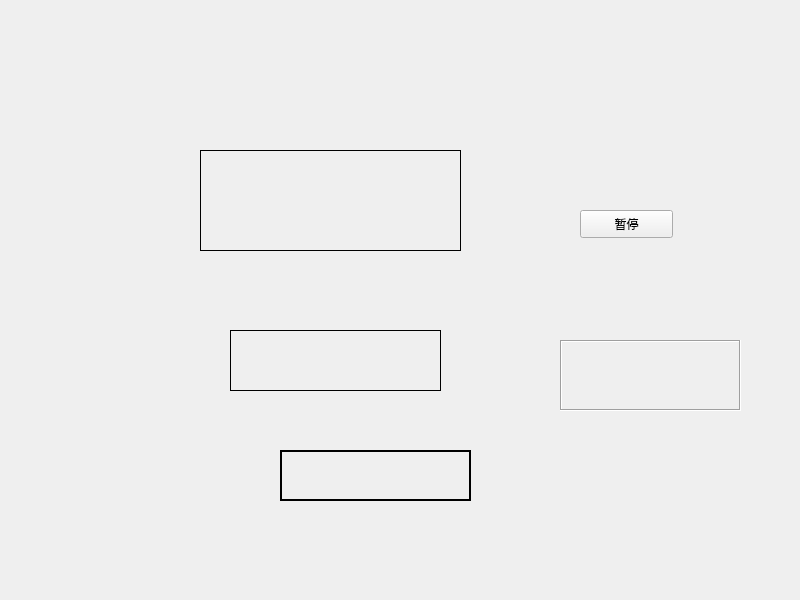
<?xml version="1.0" encoding="UTF-8"?>
<ui version="4.0">
 <class>Widget</class>
 <widget class="QWidget" name="Widget">
  <property name="geometry">
   <rect>
    <x>0</x>
    <y>0</y>
    <width>800</width>
    <height>600</height>
   </rect>
  </property>
  <property name="windowTitle">
   <string>Widget</string>
  </property>
  <widget class="myLabel" name="label">
   <property name="geometry">
    <rect>
     <x>230</x>
     <y>330</y>
     <width>211</width>
     <height>61</height>
    </rect>
   </property>
   <property name="frameShape">
    <enum>QFrame::Box</enum>
   </property>
   <property name="text">
    <string/>
   </property>
  </widget>
  <widget class="QLabel" name="label_2">
   <property name="geometry">
    <rect>
     <x>200</x>
     <y>150</y>
     <width>261</width>
     <height>101</height>
    </rect>
   </property>
   <property name="frameShape">
    <enum>QFrame::Panel</enum>
   </property>
   <property name="text">
    <string/>
   </property>
  </widget>
  <widget class="QLabel" name="label_3">
   <property name="geometry">
    <rect>
     <x>280</x>
     <y>450</y>
     <width>191</width>
     <height>51</height>
    </rect>
   </property>
   <property name="frameShape">
    <enum>QFrame::WinPanel</enum>
   </property>
   <property name="text">
    <string/>
   </property>
  </widget>
  <widget class="QLabel" name="label_4">
   <property name="geometry">
    <rect>
     <x>560</x>
     <y>340</y>
     <width>181</width>
     <height>71</height>
    </rect>
   </property>
   <property name="frameShape">
    <enum>QFrame::Box</enum>
   </property>
   <property name="frameShadow">
    <enum>QFrame::Sunken</enum>
   </property>
   <property name="text">
    <string/>
   </property>
  </widget>
  <widget class="QPushButton" name="pushButton">
   <property name="geometry">
    <rect>
     <x>580</x>
     <y>210</y>
     <width>93</width>
     <height>28</height>
    </rect>
   </property>
   <property name="text">
    <string>暂停</string>
   </property>
  </widget>
 </widget>
 <customwidgets>
  <customwidget>
   <class>myLabel</class>
   <extends>QLabel</extends>
   <header location="global">mylabel.h</header>
  </customwidget>
 </customwidgets>
 <resources/>
 <connections/>
</ui>
